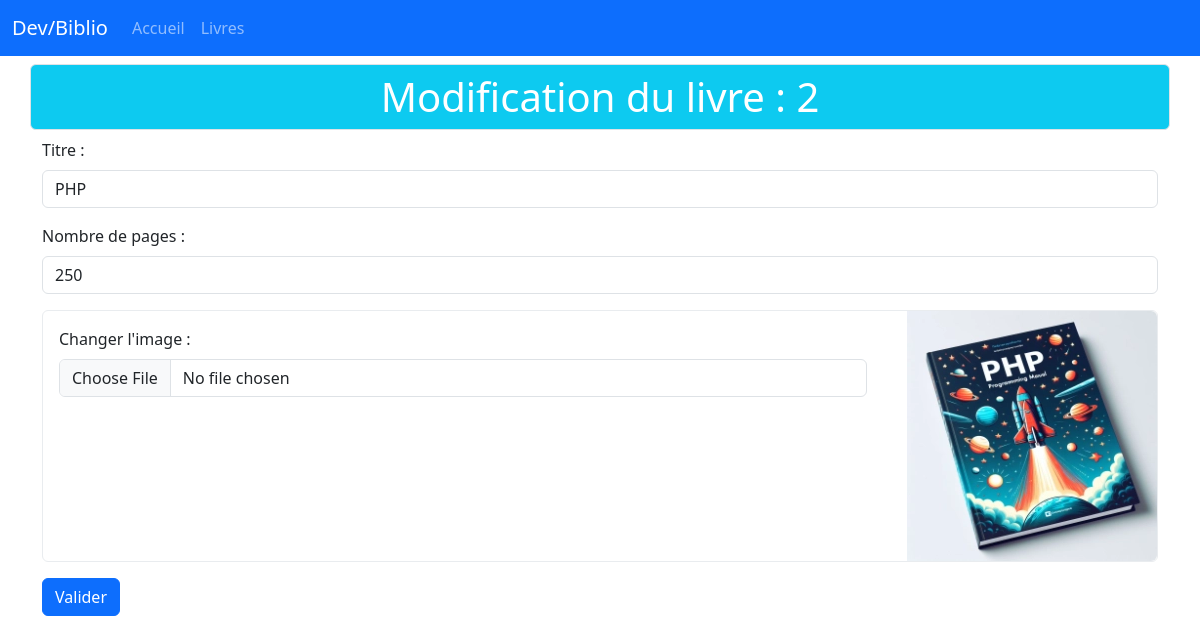
The app's page /livres/update/2 with its own data.
### tables this page shows
CREATE TABLE IF NOT EXISTS `livres` (
  `id` int NOT NULL AUTO_INCREMENT,
  `titre` varchar(150) NOT NULL,
  `nbPages` int NOT NULL,
  `image` varchar(150) NOT NULL,
  PRIMARY KEY (`id`)
);

### controllers/LivresController.controller.php (called while the page is built, shortened)
<?php
require_once "models/LivreManager.class.php";
class LivresController
{
    private LivreManager $livreManager;
    public function __construct()
    {
        $this->livreManager = new LivreManager;
        $this->livreManager->loadLivres();
    }
    public function updateLivre(int $id): void
    {
        $livre = $this->livreManager->getLivreById($id);
        require_once "views/updateLivre.view.php";
    }
}

### models/Livre.class.php (called while the page is built, shortened)
<?php
class Livre
{
    private int $id;
    private string $titre;
    private int $nbPages;
    private string $image;
    public function __construct(int $id, string $titre, int $nbPages, string $image)
    {
        $this->id = $id;
        $this->titre = $titre;
        $this->nbPages = $nbPages;
        $this->image = $image;
    }
    public function getId(): int
    {
        return $this->id;
    }
    public function getTitre(): string
    {
        return $this->titre;
    }
    public function getNbPages(): int
    {
        return $this->nbPages;
    }
    public function getImage(): string
    {
        return $this->image;
    }
}

### config/config.php (called while the page is built)
<?php
$config = [
    'database' => [
        'db_host' => 'localhost',
        'db_name' => 'tdb_biblio',
        'db_port' => '3306',
        'db_char' => 'utf8',
        'db_user' => 'root',
        'db_pass' => 'root'
    ]
];

### models/Model.class.php (called while the page is built, shortened)
<?php
abstract class Model
{
    private static ?PDO $pdo = null;
    private static function setBdd(): void
    {
        require_once 'config/config.php';
        $dsn = "mysql:host={$config['database']['db_host']};
                dbname={$config['database']['db_name']};
                charset={$config['database']['db_char']};
                port={$config['database']['db_port']}";
        self::$pdo = new PDO($dsn, $config['database']['db_user'], $config['database']['db_pass']);
        self::$pdo->setAttribute(PDO::ATTR_ERRMODE, PDO::ERRMODE_WARNING);
    }
    protected function getBdd(): PDO
    {
        return self::$pdo;
    }
}

### models/LivreManager.class.php (called while the page is built, shortened)
<?php
require_once "Model.class.php";
require_once "Livre.class.php";
class LivreManager extends Model
{
    private array $listeLivres = [];
    public function addLivre(Livre $livre): void
    {
        $this->listeLivres[] = $livre;
    }
    public function loadLivres(): void
    {
        $req = $this->getBdd()->prepare("SELECT * FROM livres");
        $req->execute();
        $livresDepuisBDD = $req->fetchAll(PDO::FETCH_ASSOC);
    }
    public function getLivreById(int $id): Livre
    {
        foreach ($this->listeLivres as $livre) {
            if ($livre->getId() === $id) {
                return $livre;
            }
        }
        throw new Exception("Le livre n'existe pas");
    }
}

### views/updateLivre.view.php (the view, shortened to what this page needs)
<div class="row">
    <form action="<?= URL ?>livres/updatevalid" method="post" enctype="multipart/form-data">
        <fieldset>
            <div class="mb-3">
                <label for="titre" class="form-label">Titre : </label>
                <input type="text" name="titre" value="<?= $livre->getTitre() ?>" id="titre" class="form-control">
            </div>
            <div class="mb-3">
                <label for="nbPages" class="form-label">Nombre de pages : </label>
                <input type="number" min="0" step="1" name="nbPages" value="<?= $livre->getNbPages() ?>" id="nbPages" class="form-control">
            </div>
            <div class="mb-3">
                <div class="card px-0 border border-light-subtle">
                    <div class="row flex-md-row-reverse">
                        <div class="col-auto">
                            <img src="<?= URL ?>/public/assets/images/<?= $livre->getImage() ?>" class="img-fluid rounded-end" alt="Couverture de <?= $livre->getTitre() ?>" />
                        </div>
                        <div class="col">
                            <div class="card-body">
                                <label for="image" class="form-label">Changer l'image : </label>
                                <input type="file" name="image" id="image" class="form-control">
                            </div>
                        </div>
                    </div>
                </div>
            </div>
            <button type="submit" class="btn btn-primary">Valider</button>
        </fieldset>
    </form>
</div>
<?php
$content = ob_get_clean();
$titre = "Modification du livre : {$livre->getId()}";
require_once "template.php";
?>

### views/template.php (shortened to what this page needs)
<!DOCTYPE html>
<html lang="en">
<head>
    <link href="https://cdn.jsdelivr.net/npm/bootstrap@5.3.3/dist/css/bootstrap.min.css" rel="stylesheet">
</head>
<body>
</body>
<head>
    <nav class="navbar navbar-expand-lg bg-primary" data-bs-theme="dark">
        <div class="container-fluid">
            <a class="navbar-brand" href="<?= URL ?>accueil">Dev/Biblio</a>
            <div class="collapse navbar-collapse" id="navbarColor01">
                <ul class="navbar-nav me-auto">
                    <li class="nav-item">
                        <a class="nav-link" href="<?= URL ?>accueil">Accueil</a>
                    </li>
                    <li class="nav-item">
                        <a class="nav-link" href="<?= URL ?>livres">Livres</a>
                    </li>
                </ul>
            </div>
        </div>
    </nav>
</head>
<main>
    <div class="container">
        <section>
            <div class="row">
                <h1 class="border rounded my-2 p-2 text-center text-white bg-info"><?= $titre ?></h1>
            </div>
            <?= $content ?>
        </section>
    </div>
</main>
</html>

### records on screen
livres: id "Modification du livre : 2", titre "PHP", nbPages "250", image (picture)
